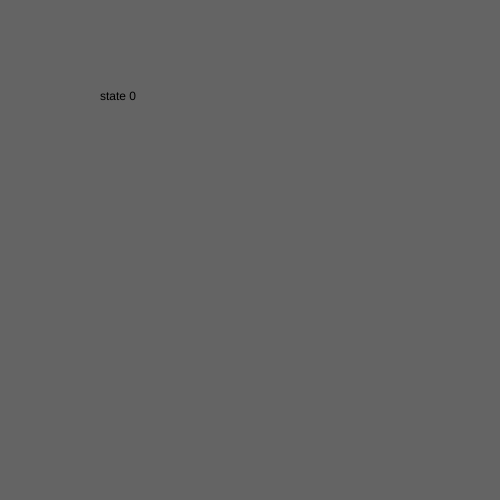
Frame 1 (no input)
Frame 60 (no input): identical to frame 1, image omitted
Frame 120 (the mouse pressed at the canvas centre since frame 60): identical to frame 1, image omitted

The p5.js sketch that drew this single still picture (run headless with seeded random() and noise() and a simulated clock; from frame 60 on, the mouse is pressed at the canvas centre):

// p5.js sketch
// ── sketch.js
let state = 0;

function setup() {
  createCanvas(500, 500);
}

function draw() {
  switch (state) {
    case 0:
      background(100);
      text("state 0 ", 100, 100);
    break;

    case 1:
      background('red');
      text("state 1 ", 100, 100);
    break;

    case 2:
      background('blue');
      text("state 2 ", 100, 100);
    break;

    case 3:
      background('green');
      text("state 3 ", 100, 100);
    break;

    case 4:
      background('yellow');
      text("state 4 ", 100, 100);
    break;
  }

}

function mouseReleased() {
  state = state + 1;
  if (state > 4) {
    state = 0;
  }
}
